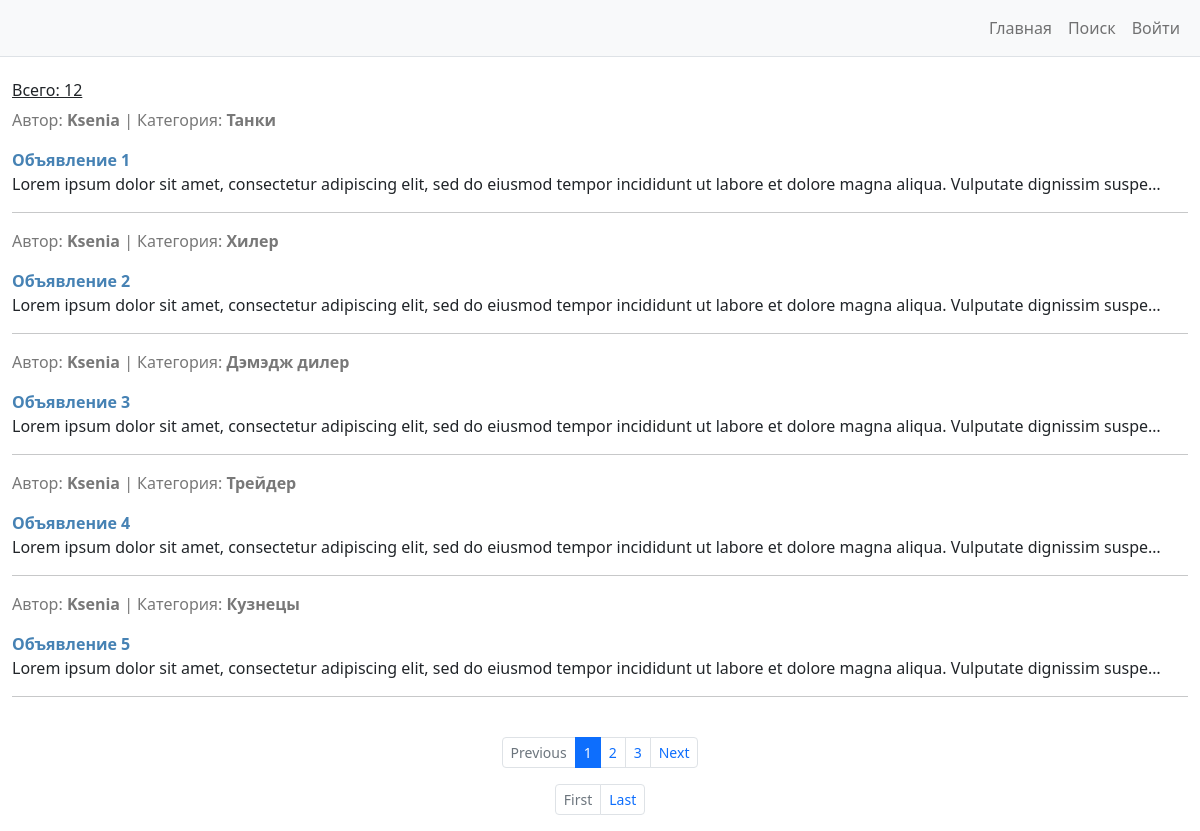
The page / on the database its author committed.
### advertisments/models.py (models this page shows, shortened)
class Ad(models.Model):
    pub_date = models.DateTimeField(
        auto_now_add=True
    )
    author = models.ForeignKey(
        to=User,
        on_delete=models.CASCADE,
    )
    title = models.CharField(
        max_length=255,
        help_text='До 255 символов',
    )
    category = models.CharField(
        max_length=18,
        choices=CATEGORIES,
        default=None,
    )
    content = RichTextUploadingField(
        blank=True
    )
    class Meta:
        ordering = ['pub_date']
        verbose_name = 'Объявление'
        verbose_name_plural = 'Объявления'

### advertisments/views.py (the view)
# urls.py: path('', AdsListView.as_view(), name='ads_list'),
class AdsListView(ListView):
    model = Ad
    context_object_name = 'ads_list'
    template_name = 'ads_list.html'
    paginate_by = 5
    def get_context_data(self, *, object_list=None, **kwargs):
        context = super().get_context_data(**kwargs)
        context['ads_total'] = Ad.objects.count()
        return context

### advertisments/templates/ads_list.html (shortened to what this page needs)
{% extends 'base.html' %}
{% block content %}
<div class="container-fluid" id="centerLayer">
    <h6 class="mt-4"><u>Всего: {{ ads_total }}</u></h6>
    {% for ad in ads_list %}
        <p style="color:rgb(120, 120, 120)">
            Автор: <b>{{ ad.author }}</b> | Категория: <b>{{ ad.category }}</b>
        </p>
        <p>
            <a style="color:#4682B4" href="{% url 'ads_detail' ad.id %}"><b>{{ ad.title }}</b></a>
            <br />
            {{ ad.content|striptags|truncatechars:150 }}
        </p>
        <hr>
    {% endfor %}
</div>
<br>
<nav aria-label="Page navigation example">
    <ul class="pagination pagination-sm justify-content-center">
        {% if page_obj.has_previous %}
        <li class="page-item">
            <a class="page-link" href="?page={{ page_obj.previous_page_number }}">
                Previous
            </a>
        </li>
        {% else %}
        <li class="page-item disabled">
            <a class="page-link" href="#">
                Previous
            </a>
        </li>
        {% endif %}
        {% if page_obj.paginator.num_pages <= 5 %}
        {% for page_num in page_obj.paginator.page_range %}
        {% if page_num == page_obj.number %}
        <li class="page-item active" aria-current="page">
            <a class="page-link" href="?page={{ page_num }}">
                {{ page_num }}
            </a>
        </li>
        {% else %}
        <li class="page-item">
            <a class="page-link" href="?page={{ page_num }}">
                {{ page_num }}
            </a>
        </li>
        {% endif %}
        {% endfor %}
        {% endif %}
        {% if page_obj.has_next %}
        <li class="page-item">
            <a class="page-link" href="?page={{ page_obj.next_page_number }}">
                Next
            </a>
        </li>
        {% else %}
        <li class="page-item disabled">
            <a class="page-link" href="#">
                Next
            </a>
        </li>
        {% endif %}
    </ul>
</nav>
<nav aria-label="Page navigation example">
    <ul class="pagination pagination-sm justify-content-center">
        {% if page_obj.has_previous %}
        <li class="page-item">
            <a class="page-link" href="?page=1">
                First
            </a>
        </li>
        {% else %}
        <li class="page-item disabled">
            <a class="page-link" href="#">
                First
            </a>
        </li>
        {% endif %}
        {% if page_obj.has_next %}
        <li class="page-item">
            <a class="page-link" href="?page={{ page_obj.paginator.num_pages }}">
                Last
            </a>
        </li>
        {% else %}
        <li class="page-item disabled">
            <a class="page-link" href="#">
                Last
            </a>
        </li>
        {% endif %}
    </ul>
</nav>
{% endblock content %}

### templates/base.html (style rules this page uses)
#centerLayer { margin:0 auto; width: 1200px; }
a { text-decoration: initial; color: #4682B4 }

### rows shown on the page
Ad: author "Ksenia", category "Танки", title "Объявление 1", content "Lorem ipsum dolor sit amet, consectetur adipiscing elit, sed do eiusmod tempor incididunt ut labore et dolore magna aliqua. Vulputate dignissim suspe…"
Ad: author "Ksenia", category "Хилер", title "Объявление 2", content "Lorem ipsum dolor sit amet, consectetur adipiscing elit, sed do eiusmod tempor incididunt ut labore et dolore magna aliqua. Vulputate dignissim suspe…"
Ad: author "Ksenia", category "Дэмэдж дилер", title "Объявление 3", content "Lorem ipsum dolor sit amet, consectetur adipiscing elit, sed do eiusmod tempor incididunt ut labore et dolore magna aliqua. Vulputate dignissim suspe…"
Ad: author "Ksenia", category "Трейдер", title "Объявление 4", content "Lorem ipsum dolor sit amet, consectetur adipiscing elit, sed do eiusmod tempor incididunt ut labore et dolore magna aliqua. Vulputate dignissim suspe…"
Ad: author "Ksenia", category "Кузнецы", title "Объявление 5", content "Lorem ipsum dolor sit amet, consectetur adipiscing elit, sed do eiusmod tempor incididunt ut labore et dolore magna aliqua. Vulputate dignissim suspe…"

### other values the page prints
{{ ads_total }} "12"
{{ page_num }} "1"
{{ page_num }} "2" "3"
